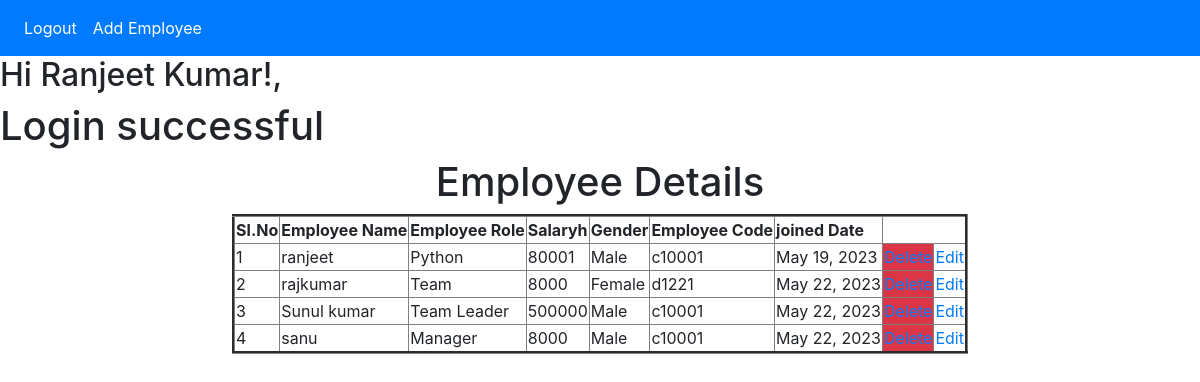
The page / (signed in) on the database its author committed.
### app/models.py (models this page shows, shortened)
class CustomUser(AbstractBaseUser, PermissionsMixin):
    first_name=models.CharField(max_length=10)
    last_name=models.CharField(max_length=20)
    email = models.EmailField(unique=True)
    phone_number=models.IntegerField(default=0)
    is_staff = models.BooleanField(default=False)
    is_active = models.BooleanField(default=True)
    USERNAME_FIELD = "email"
    REQUIRED_FIELDS = []
    objects = CustomUserManager()

class EmployeeDetail(models.Model):
    emp_name = models.CharField(max_length=50, null=True, blank=True)
    emp_role = models.CharField(max_length=20, default="Python Developer", choices=ROLE_CHOICES)
    salary = models.CharField(max_length=50, null=True, blank=True)
    gender = models.CharField(max_length=20, default="Male", choices=GENDER_CHOICES)
    emp_code = models.CharField(max_length=70, null=True, blank=True)
    joined_date = models.DateField(auto_now_add=True)

### app/views.py (the view, shortened to what this page needs)
# urls.py: path('',views.HomeView.as_view(), name="home"),
class HomeView(View):
    template_name = "app/home.html"
    def get(self, request):
        context = {}
        context["data"] = EmployeeDetail.objects.all()
        return render(self.request, self.template_name, context)

### app/templates/app/home.html (shortened to what this page needs)
<!DOCTYPE html>
<html lang="en">
<head>
</head>
<body>
    {% include "header.html" %}
    {% if user.is_authenticated %}
    <h2>Hi {{ request.user.first_name }} {{ request.user.last_name }}!,</h2>
    <h1>Login  successful</h1>
<center>
    <table id="myTable" border="3">
        <thead><h1>Employee Details</h1>
        <tr>
            <th>Sl.No</th>
            <th>Employee Name</th>
            <th>Employee Role</th>
            <th>Salaryh</th>
            <th>Gender</th>
            <th>Employee Code</th>
            <th>joined Date</th>
        </tr>
        </thead>
        {% for emp in data %}
            <tbody>
            <tr>
              <td>{{emp.emp_name}}</td>
              <td>{{emp.emp_role}}</td>
              <td>{{emp.salary}}</td>
              <td>{{emp.gender}}</td>
              <td>{{emp.emp_code}}</td>
              <td>{{emp.joined_date}}</td>
              <td class="bg-danger"><a href="delete/{{emp.id}}">Delete</a></td>
              <td><a href="update/{{emp.id}}">Edit</a></td>
            </tr>
            </tbody>
        {% endfor %}
    </table>
    </center>
	{% else %}
	<p>Please <a href="{% url 'login' %}" rel="noopener noreferrer">Click</a> to the login page</p>
	{% endif %}
</body>
</html>

### app/templates/header.html (shortened to what this page needs)
<link rel="stylesheet" href="https://cdn.jsdelivr.net/npm/bootstrap@4.3.1/dist/css/bootstrap.min.css"
>
<nav class="navbar navbar-expand-lg navbar-green bg-blue navbar-dark bg-primary">
    <div class="collapse navbar-collapse" id="navbarNavAltMarkup">
        <div class="navbar-nav">
        {% if request.user.is_authenticated %}
                <a class="nav-item nav-link active" href="{% url 'logout' %}">Logout <span class="sr-only">(current)</span></a>
                <a class="nav-item nav-link active" href="{% url "add_employee" %}">Add Employee <span class="sr-only">(current)</span></a>
        {% endif %}
        </div>
    </div>
</nav>

### rows shown on the page
CustomUser: user.first_name "Ranjeet", user.last_name "Kumar"
EmployeeDetail: emp_name "ranjeet", emp_role "Python", salary "80001", gender "Male", emp_code "c10001", joined_date "May 19, 2023"
EmployeeDetail: emp_name "rajkumar", emp_role "Team", salary "8000", gender "Female", emp_code "d1221", joined_date "May 22, 2023"
EmployeeDetail: emp_name "Sunul kumar", emp_role "Team Leader", salary "500000", gender "Male", emp_code "c10001", joined_date "May 22, 2023"
EmployeeDetail: emp_name "sanu", emp_role "Manager", salary "8000", gender "Male", emp_code "c10001", joined_date "May 22, 2023"
